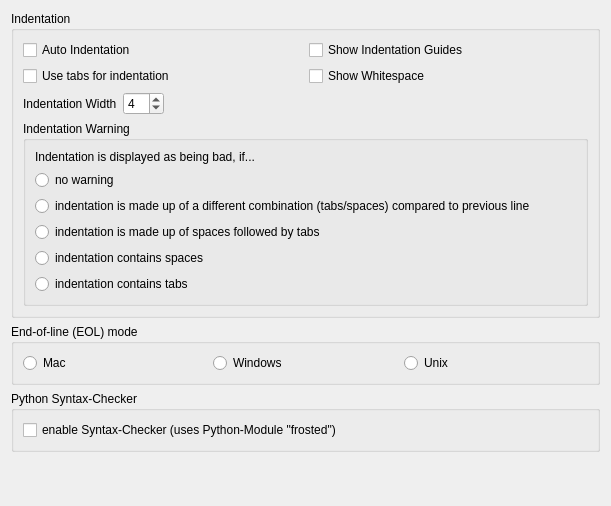
<?xml version="1.0" encoding="UTF-8"?>
<ui version="4.0">
 <class>WidgetPropEditorGeneral</class>
 <widget class="QWidget" name="WidgetPropEditorGeneral">
  <property name="geometry">
   <rect>
    <x>0</x>
    <y>0</y>
    <width>611</width>
    <height>506</height>
   </rect>
  </property>
  <property name="windowTitle">
   <string>Form</string>
  </property>
  <layout class="QVBoxLayout" name="verticalLayout_4">
   <item>
    <widget class="QGroupBox" name="groupIndentation">
     <property name="title">
      <string>Indentation</string>
     </property>
     <layout class="QVBoxLayout" name="verticalLayout_2">
      <item>
       <layout class="QGridLayout" name="gridLayout">
        <item row="0" column="0">
         <widget class="QCheckBox" name="checkAutoIndent">
          <property name="text">
           <string>Auto Indentation</string>
          </property>
         </widget>
        </item>
        <item row="0" column="1">
         <widget class="QCheckBox" name="checkIndentShowGuides">
          <property name="text">
           <string>Show Indentation Guides</string>
          </property>
         </widget>
        </item>
        <item row="1" column="0">
         <widget class="QCheckBox" name="checkIndentUseTabs">
          <property name="text">
           <string>Use tabs for indentation</string>
          </property>
         </widget>
        </item>
        <item row="1" column="1">
         <widget class="QCheckBox" name="checkShowWhitespace">
          <property name="text">
           <string>Show Whitespace</string>
          </property>
         </widget>
        </item>
       </layout>
      </item>
      <item>
       <layout class="QHBoxLayout" name="horizontalLayout_2">
        <item>
         <widget class="QLabel" name="label">
          <property name="text">
           <string>Indentation Width</string>
          </property>
         </widget>
        </item>
        <item>
         <widget class="QSpinBox" name="spinIndentWidth">
          <property name="value">
           <number>4</number>
          </property>
         </widget>
        </item>
        <item>
         <spacer name="horizontalSpacer">
          <property name="orientation">
           <enum>Qt::Horizontal</enum>
          </property>
          <property name="sizeHint" stdset="0">
           <size>
            <width>40</width>
            <height>20</height>
           </size>
          </property>
         </spacer>
        </item>
       </layout>
      </item>
      <item>
       <widget class="QGroupBox" name="groupIndentationWarning">
        <property name="title">
         <string>Indentation Warning</string>
        </property>
        <layout class="QVBoxLayout" name="verticalLayout">
         <item>
          <widget class="QLabel" name="label_2">
           <property name="text">
            <string>Indentation is displayed as being bad, if...</string>
           </property>
          </widget>
         </item>
         <item>
          <widget class="QRadioButton" name="radioIndentWarn1">
           <property name="text">
            <string>no warning</string>
           </property>
          </widget>
         </item>
         <item>
          <widget class="QRadioButton" name="radioIndentWarn2">
           <property name="sizePolicy">
            <sizepolicy hsizetype="Minimum" vsizetype="MinimumExpanding">
             <horstretch>0</horstretch>
             <verstretch>0</verstretch>
            </sizepolicy>
           </property>
           <property name="text">
            <string>indentation is made up of a different combination (tabs/spaces) compared to previous line</string>
           </property>
          </widget>
         </item>
         <item>
          <widget class="QRadioButton" name="radioIndentWarn3">
           <property name="text">
            <string>indentation is made up of spaces followed by tabs</string>
           </property>
          </widget>
         </item>
         <item>
          <widget class="QRadioButton" name="radioIndentWarn4">
           <property name="text">
            <string>indentation contains spaces</string>
           </property>
          </widget>
         </item>
         <item>
          <widget class="QRadioButton" name="radioIndentWarn5">
           <property name="text">
            <string>indentation contains tabs</string>
           </property>
          </widget>
         </item>
        </layout>
       </widget>
      </item>
     </layout>
    </widget>
   </item>
   <item>
    <widget class="QGroupBox" name="groupEolMode">
     <property name="title">
      <string>End-of-line (EOL) mode</string>
     </property>
     <layout class="QVBoxLayout" name="verticalLayout_5">
      <item>
       <layout class="QHBoxLayout" name="horizontalLayout">
        <item>
         <widget class="QRadioButton" name="radioEOL3">
          <property name="text">
           <string>Mac</string>
          </property>
         </widget>
        </item>
        <item>
         <widget class="QRadioButton" name="radioEOL1">
          <property name="text">
           <string>Windows</string>
          </property>
         </widget>
        </item>
        <item>
         <widget class="QRadioButton" name="radioEOL2">
          <property name="text">
           <string>Unix</string>
          </property>
         </widget>
        </item>
       </layout>
      </item>
     </layout>
    </widget>
   </item>
   <item>
    <widget class="QGroupBox" name="groupBox">
     <property name="title">
      <string>Python Syntax-Checker</string>
     </property>
     <layout class="QVBoxLayout" name="verticalLayout_3">
      <item>
       <widget class="QCheckBox" name="checkSyntaxChecker">
        <property name="text">
         <string>enable Syntax-Checker (uses Python-Module &quot;frosted&quot;)</string>
        </property>
       </widget>
      </item>
     </layout>
    </widget>
   </item>
   <item>
    <spacer name="verticalSpacer">
     <property name="orientation">
      <enum>Qt::Vertical</enum>
     </property>
     <property name="sizeHint" stdset="0">
      <size>
       <width>20</width>
       <height>40</height>
      </size>
     </property>
    </spacer>
   </item>
  </layout>
 </widget>
 <resources/>
 <connections/>
</ui>
